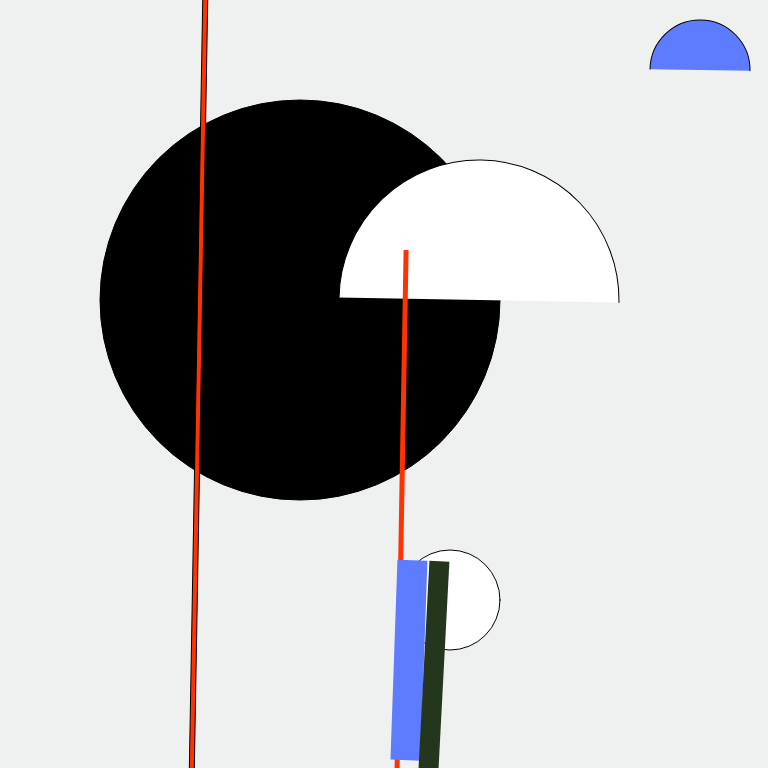
Frame 1 (no input)
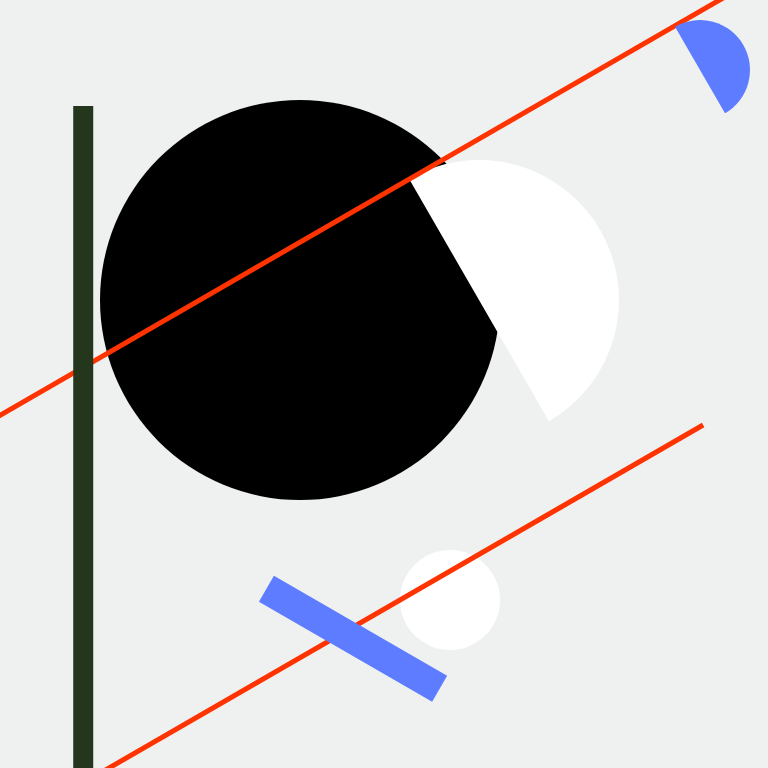
Frame 60 (no input)
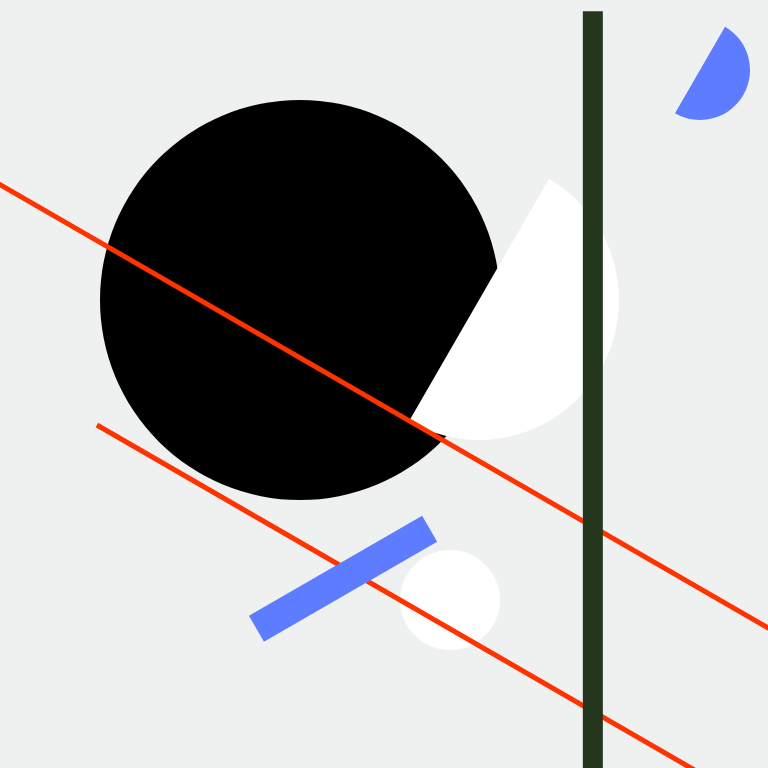
Frame 120 (the mouse pressed at the canvas centre since frame 60)

The p5.js sketch that drew these frames (run headless with seeded random() and noise() and a simulated clock; from frame 60 on, the mouse is pressed at the canvas centre):

// p5.js sketch
// ── sketch.js


function setup(){
	createCanvas(768,768);
	rectMode(CENTER);	
	angleMode(RADIANS)
	
 
	
}

function draw(){
	background (239,241,241);

	fill(0);
  ellipse(300,300,400,400);
  
  fill(255,255,255);
  ellipse(450,600,100,100);
  
  push();
  translate(479,300);
  rotate(radians(frameCount));
  fill(255);
  arc(0,0, 280, 280, PI, TWO_PI);
  pop();
  
  push();
  translate(200,300);
  rotate(radians(frameCount));
  fill(255,51,0);
	rect(0,0, 5, 1400);
	pop();
  
  
  push();
  translate(700,70);
  rotate(radians(frameCount));
  fill(93,124,255);
  arc (0,0, 100, 100, PI, TWO_PI);
  pop();
  
 
  translate(400, 600); 
	rotate(radians(frameCount));
	noStroke()
  fill(255,51,0);
	rect(0, 0, 5, 700);
	
	translate(10, 60); 
	rotate(radians(frameCount));
	noStroke();
  fill(93,124,255);
	rect(0, 0, 30, 200);
	
	translate(20, 300); 
	rotate(radians(frameCount));
	noStroke();
  fill (36,55,28);
	rect(0, 0, 20, 800);

	
	
}
